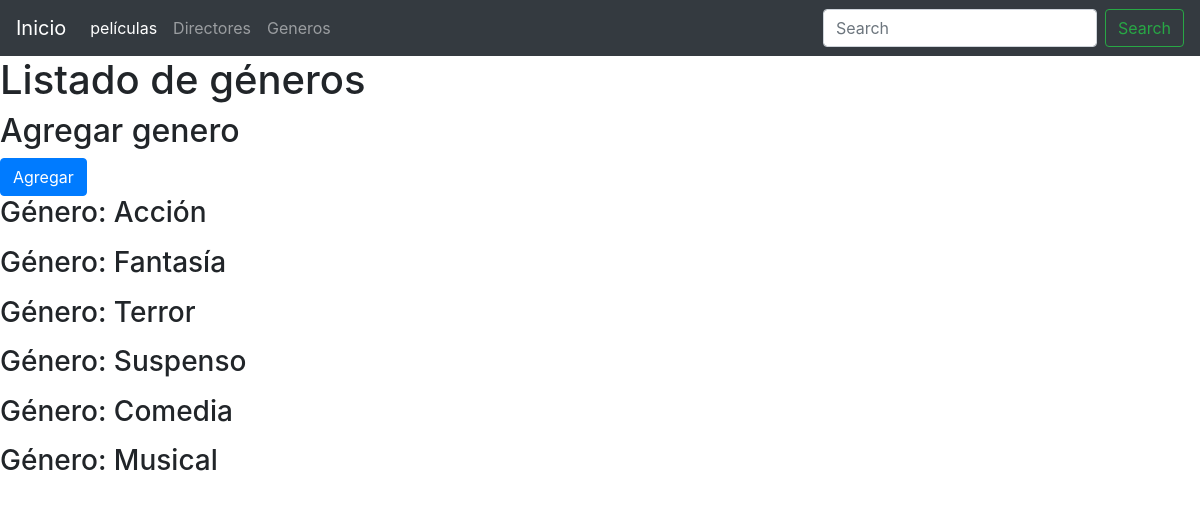
The app's page /peliculas/listar-generos/ with its own data.
### peliculas/models.py (models this page shows)
class Generos(models.Model):
    nombre = models. CharField(max_length=100)

### peliculas/views.py (the view)
# urls.py: path("listar-generos/", listar_generos),
def listar_generos(request):
    if "search" in request.GET:
        generos = Generos.objects.filter(nombre__icontains = request.GET["search"])
    else:
        generos = Generos.objects.all()
    context = {
        "generos": generos,
    }
    return render(request, "peliculas/listado_generos.html", context=context)

### templates/peliculas/listado_generos.html (shortened to what this page needs)
{% extends "base.html" %}
{% block content %}
<h1>Listado de géneros</h1>
<h2>Agregar genero</h2> <a href="/peliculas/crear-generos/" class="btn btn-primary">Agregar</a>
{% for genero in generos%}
    <h3><p>Género: {{genero.nombre}}</p></h3>
{% endfor%}
{% endblock %}

### records on screen
Generos: nombre "Acción"
Generos: nombre "Fantasía"
Generos: nombre "Terror"
Generos: nombre "Suspenso"
Generos: nombre "Comedia"
Generos: nombre "Musical"
